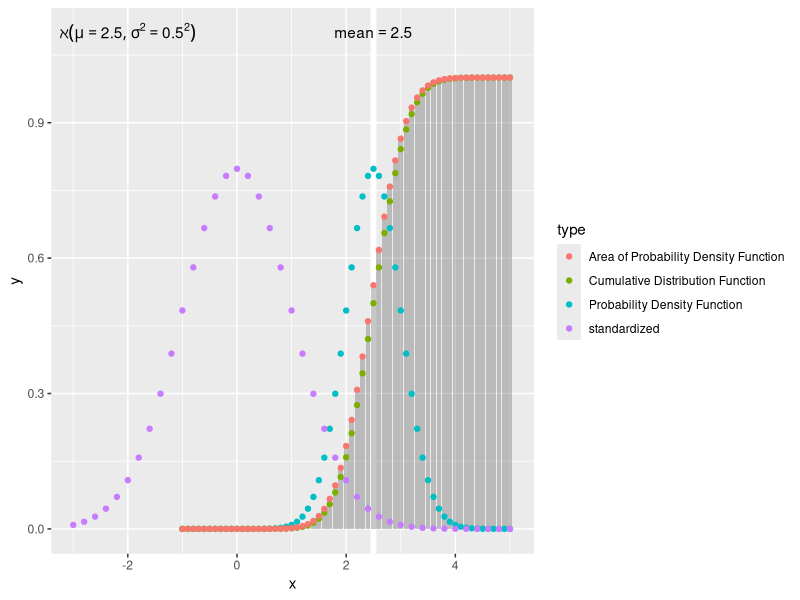
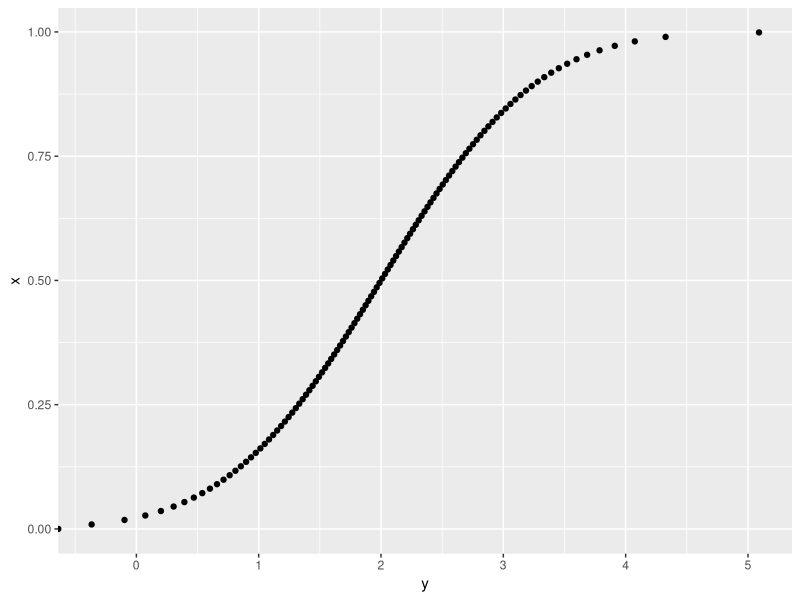
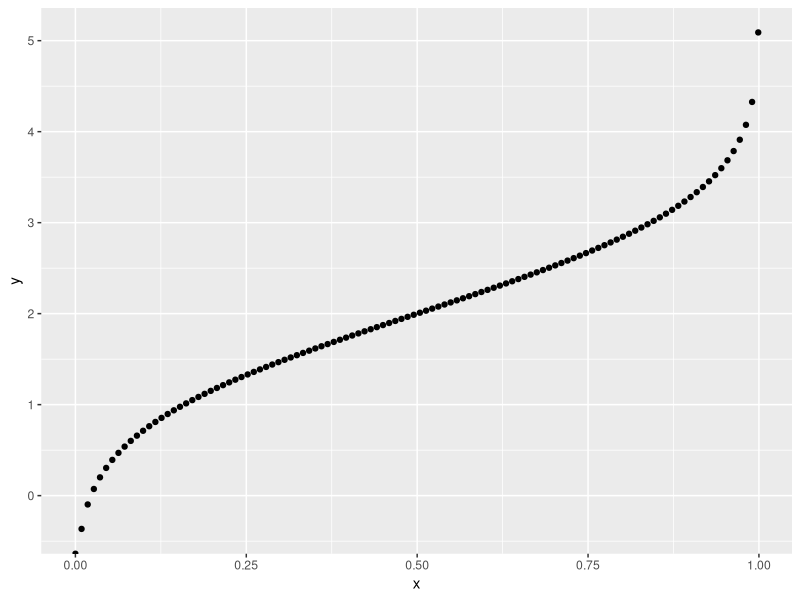
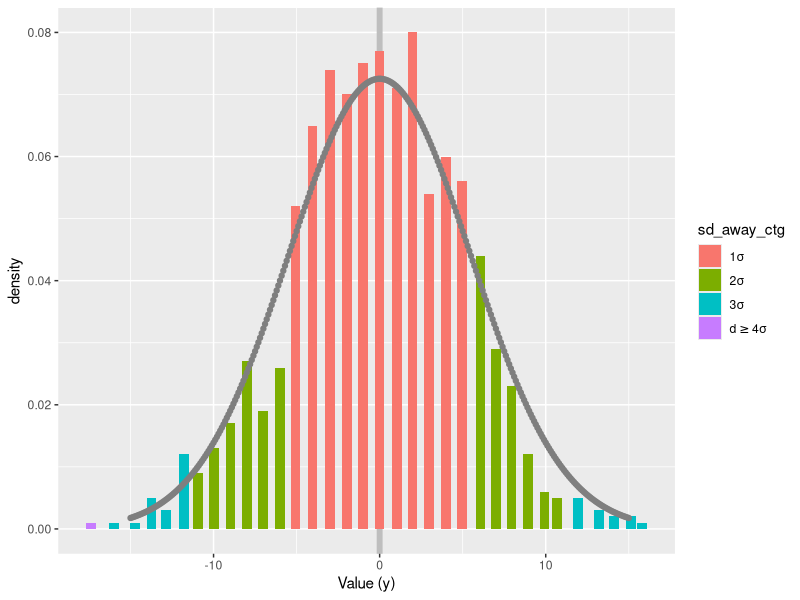
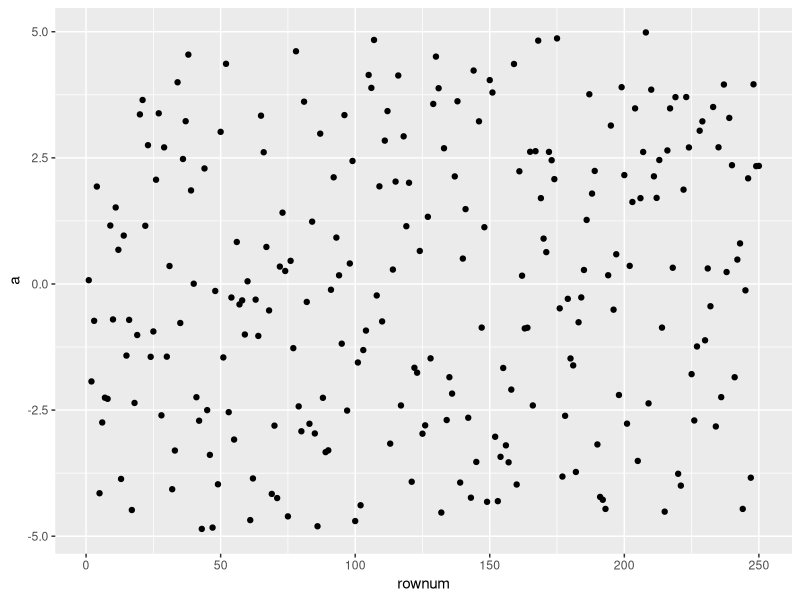
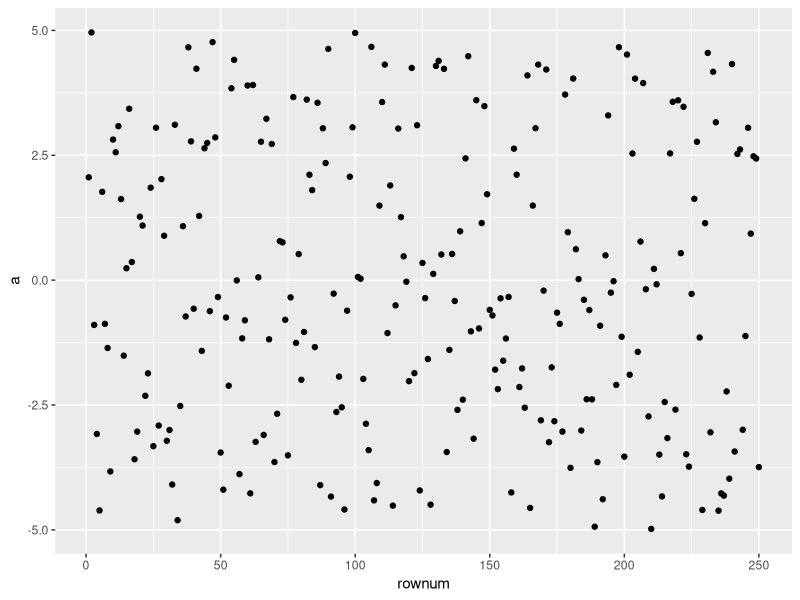
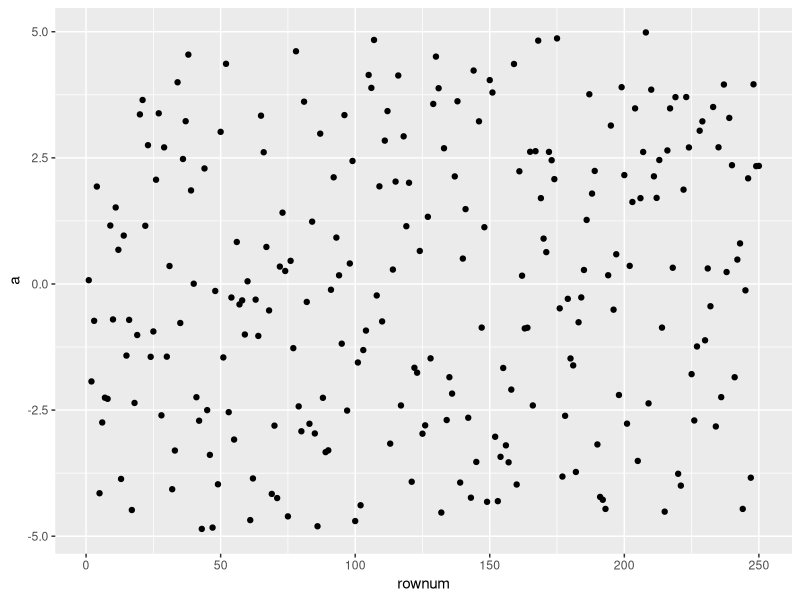
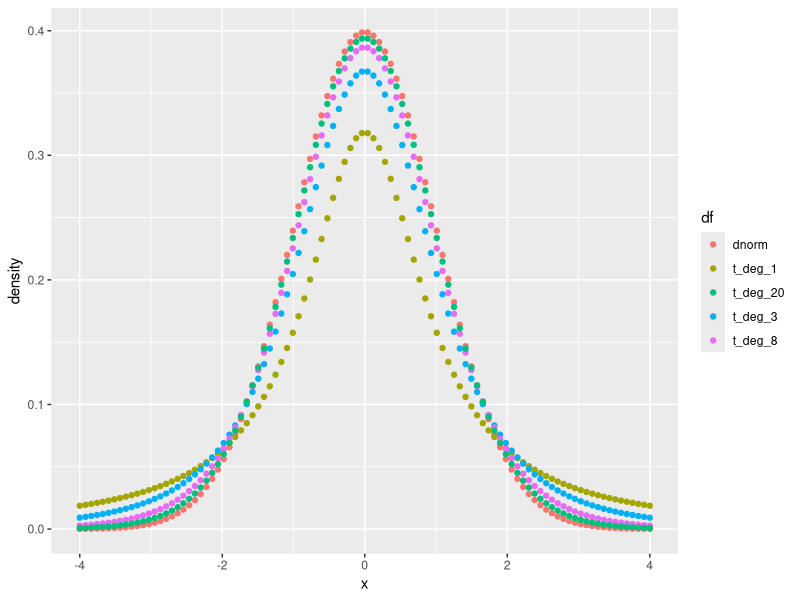

These charts were generated, in order, by the following R code:
## ---- chunk 1
knitr::opts_chunk$set(echo = TRUE)
library(ggplot2)
library(modelr)
library(dplyr)
library(tidyr)
## ---- chunk 2
set.seed(10)
(function_mappings <- bind_rows(
  tibble(
    x = seq(-1, 5, by = .1),
    # Choose the mean as 2.5 and SD as 0.5
    y = dnorm(x, mean = 2.5, sd = 0.5),
    type = "Probability Density Function" # PDF
  ),
  tibble(
    x = seq(-1, 5, by = .1), 
    # Choose the mean as 2.5 and SD as 0.5
    y = pnorm(x, mean = 2.5, sd = 0.5),
    type = "Cumulative Distribution Function" # CDF
  ),
  tibble(
    x0 = seq(1, 5, by = .1), 
    # Choose the mean as 2.5 and SD as 0.5
    y = dnorm(x0, mean = 2.5, sd = 0.5),
    x = (x0 - 2.5) / 0.5,
    type = "standardized"
  ),
  tibble(
    x = seq(-1, 5, by = .1),
    # Choose the mean as 2.5 and SD as 0.5
    p = dnorm(x, mean = 2.5, sd = 0.5),
    y = cumsum(p) * 0.1,
    type = "Area of Probability Density Function" # A(PDF)
  )
)) %>%
  ggplot() + geom_ref_line(v = 2.5) +
  geom_bar(data = filter(
    function_mappings, type == "Area of Probability Density Function"
  ), mapping = aes(x, y), stat = "identity", alpha = 1/3) +
  geom_point(aes(x, y, color = type)) +
  # filter sigma areas
  annotate("text", x = 2.5, y = 1.1, label = "mean == 2.5", parse = TRUE) +
  annotate(
    "text", x = -2, y = 1.1,
    label = "aleph(mu == 2.5, sigma^2 == 0.5 ^ 2)",
    parse = TRUE
  )
## ---- chunk 3
(flipped_quantile <- tibble(
  x = seq(0, 1, by = 0.009),
  y = qnorm(x, mean = 2, sd = 1)
) %>%
  ggplot() + geom_point(aes(y, x)))
# Visualize the inverse function through coordinates flipping
flipped_quantile + coord_flip()
## ---- chunk 4
set.seed(70) # Lock the sequence of random
tibble(
  y = rnorm(1000, 0, 5.5),
  sd_away = floor(abs((y - 0) / 5.5))
) %>%
  mutate(bin = cut_width(y, width = 1)) %>% group_by(bin) %>% 
  summarise(
    count = n(),
    density = count / 1000,
    sd_away = median(sd_away),
    sd_away_ctg = ifelse(sd_away < 3, paste(sd_away), "OTHER"),
    mean_point = mean(y)
    ) %>%
  ggplot() + geom_ref_line(v = 0, colour = "grey") +
  geom_bar(
    mapping = aes(x = mean_point, y = density, fill = sd_away_ctg), stat = "identity"
  ) +
  geom_point(
    data = tibble(
      x = seq(-15, 15, by = 0.1),
      y = dnorm(x, mean = 0, sd = 5.5)
    ),
    mapping = aes(x = x, y = y),
    color = "grey50"
  ) + scale_fill_discrete(
    breaks = c("0", "1", "2", "OTHER"),
    labels = c(expression(1 * sigma), expression(2 * sigma), expression(3 * sigma), expression(d >= 4 * sigma))
  ) + xlab("Value (y)")
## ---- chunk 5
set.seed(10)
tibble(
  a = runif(250, -5, 5)
) %>%
  mutate(rownum = row_number()) %>%
  ggplot() + geom_point(aes(rownum, a))
set.seed(6000)
tibble(
  a = runif(250, -5, 5)
) %>%
  mutate(rownum = row_number()) %>%
  ggplot() + geom_point(aes(rownum, a))
set.seed(10)  # The Random with the seed of 10 could be reproduced
tibble(
  a = runif(250, -5, 5)
) %>%
  mutate(rownum = row_number()) %>%
  ggplot() + geom_point(aes(rownum, a))
## ---- chunk 6
set.seed(10)
tibble(
  x = seq(-4, 4, length.out = 100),
  dnorm = dnorm(x),
  t_deg_1 = dt(x, 1), # Choose the degrees of freedom as 1
  t_deg_3 = dt(x, 3), # Choose the degrees of freedom as 3
  t_deg_8 = dt(x, 8), # Choose the degrees of freedom as 8
  t_deg_20 = dt(x, 20)# Choose the degrees of freedom as 20
) %>%
  gather(
    dnorm, t_deg_1, t_deg_3, t_deg_8, t_deg_20,
    key = "df", value = "density") %>%
  ggplot() + geom_point(aes(x, `density`, color = df))
## ---- chunk 7
# Check the normality of this dataset
tibble(lh = datasets::lh, time = 1:48) %>%
  ggplot() + geom_histogram(aes(x = lh), bins = 35)
